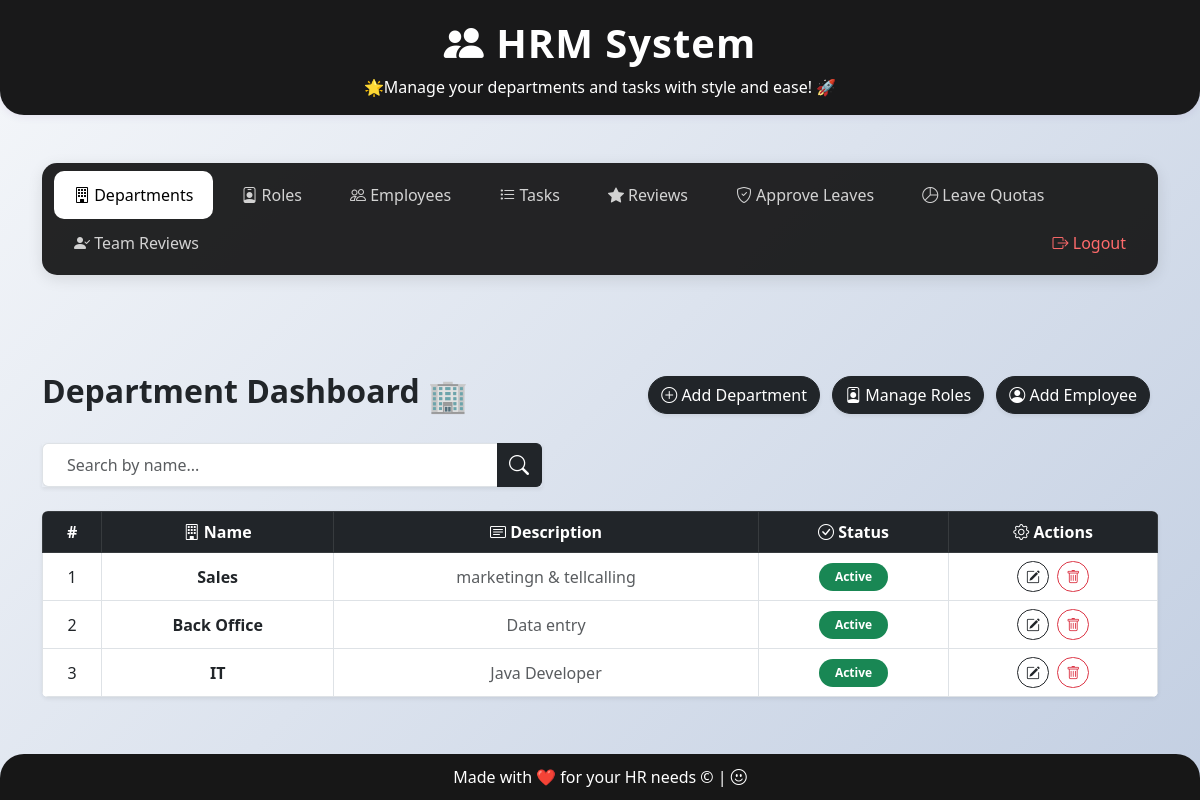
The page /departments/ (signed in) on the database as committed earlier.
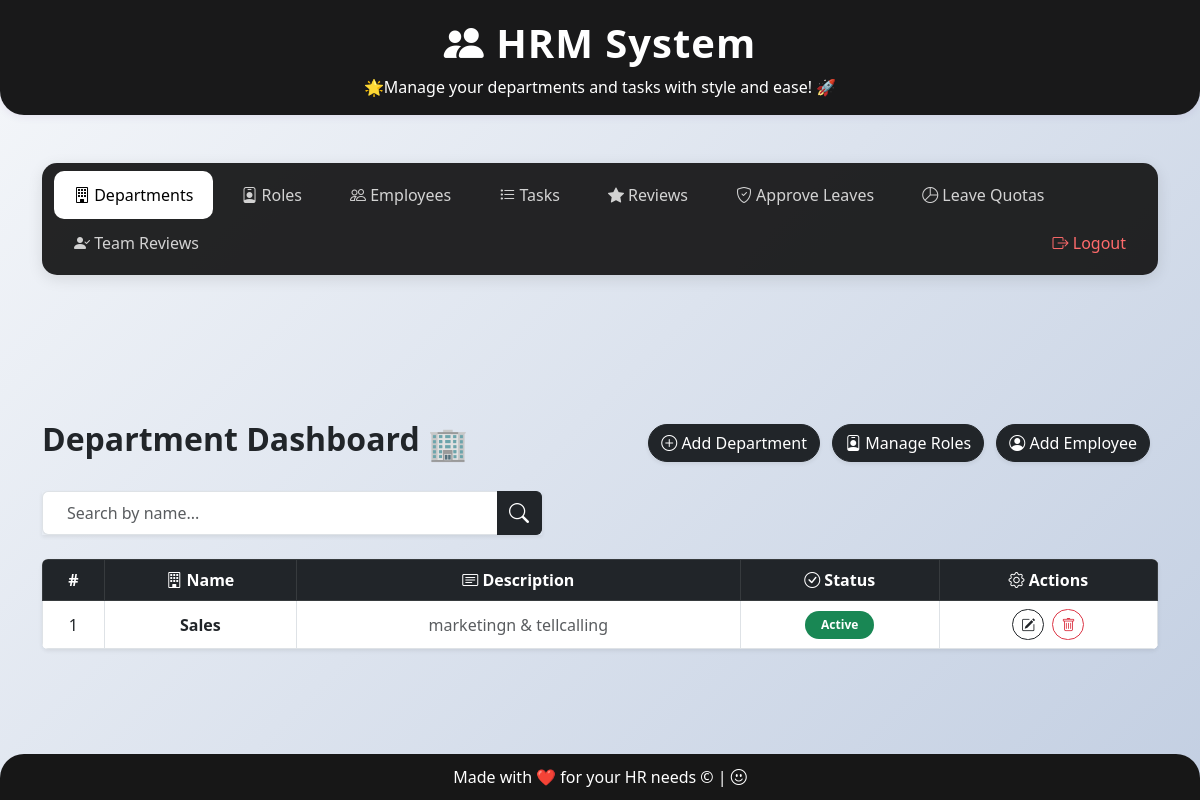
The same page on the database as committed later.
### department/models.py (models this page shows, shortened)
class Department(models.Model):
    id = models.BigAutoField(primary_key=True)
    dept_name = models.CharField(max_length=100)
    description = models.CharField(max_length=300)
    created_at = models.DateTimeField(auto_now_add=True)
    updated_at = models.DateTimeField(auto_now=True)
    status = models.BooleanField(default=True)

### department/views.py (the view)
    def wrapper(request, *args, **kwargs):
        if not is_admin_user(request):
            messages.error(request, 'Access denied. Admin privileges required.')
            return redirect('employee_login')
        return view_func(request, *args, **kwargs)

### department/views.py (called while the page is built)
def is_admin_user(request):
    return request.user.is_authenticated and request.user.is_superuser

def admin_only(view_func):
    def wrapper(request, *args, **kwargs):
        if not is_admin_user(request):
            messages.error(request, 'Access denied. Admin privileges required.')
            return redirect('employee_login')
        return view_func(request, *args, **kwargs)
    return wrapper

@admin_only
def department_dashboard(request):
    departments = Department.objects.filter(status=True)
    query = request.GET.get("search", "")
    if query:
        departments = departments.filter(
            dept_name__icontains=query
        ) | departments.filter(
            description__icontains=query
        )
    return render(request, "department/dashboard.html", {"departments": departments, "search": query})

### templates/department/dashboard.html
{% extends "base.html" %} {% block extra_head %}
<link
  rel="stylesheet"
  href="https://cdn.jsdelivr.net/npm/bootstrap-icons@1.10.5/font/bootstrap-icons.css"
/>
{% endblock %} {% block content %}
<div class="d-flex align-items-center justify-content-between mb-4">
  <div class="d-flex align-items-center">
    <h2 class="me-2 text-dark fw-bold">Department Dashboard</h2>
    <span class="fs-2">🏢</span>
  </div>
  <div>
    <a
      href="{% url 'add_department' %}"
      class="btn btn-dark shadow-sm me-2"
      style="border-radius: 30px"
    >
      <i class="bi bi-plus-circle"></i> Add Department
    </a>
    <a
      href="{% url 'role_dashboard' %}"
      class="btn btn-dark shadow-sm me-2"
      style="border-radius: 30px"
    >
      <i class="bi bi-person-badge"></i> Manage Roles
    </a>
    <a
      href="{% url 'employee_dashboard' %}"
      class="btn btn-dark shadow-sm me-2"
      style="border-radius: 30px"
    >
      <i class="bi bi-person-circle"></i> Add Employee
    </a>
  </div>
</div>
<form
  method="get"
  class="input-group mb-4 shadow-sm"
  style="max-width: 500px"
>
  <input
    type="text"
    name="search"
    value="{{ search }}"
    class="form-control px-4 py-2 border-end-0"
    placeholder="Search by name..."
    style="font-size: 1rem"
  />
  <button class="btn btn-dark border-start-0" type="submit">
    <i class="bi bi-search fs-5"></i>
  </button>
</form>
<div class="table-responsive rounded shadow-sm">
  <table
    class="table table-bordered table-hover align-middle mb-0"
    style="background-color: #ffffff"
  >
    <thead class="table-dark">
      <tr class="text-center">
        <th>#</th>
        <th><i class="bi bi-building"></i> Name</th>
        <th><i class="bi bi-card-text"></i> Description</th>
        <th><i class="bi bi-check-circle"></i> Status</th>
        <th><i class="bi bi-gear"></i> Actions</th>
      </tr>
    </thead>
    <tbody>
      {% for dept in departments %}
      <tr class="text-center">
        <td>{{ forloop.counter }}</td>
        <td class="fw-semibold text-capitalize text-dark">
          {{ dept.dept_name }}
        </td>
        <td class="text-muted">{{ dept.description }}</td>
        <td>
          {% if dept.status %}
          <span class="badge bg-success px-3 py-2 rounded-pill">Active</span>
          {% else %}
          <span class="badge bg-danger px-3 py-2 rounded-pill"
            >Inactive</span
          >
          {% endif %}
        </td>
        <td>
          <a
            href="{% url 'edit_department' dept.id %}"
            class="btn btn-sm btn-outline-dark rounded-pill me-1"
          >
            <i class="bi bi-pencil-square"></i>
          </a>
          <a
            href="{% url 'delete_department' dept.id %}"
            class="btn btn-sm btn-outline-danger rounded-pill"
          >
            <i class="bi bi-trash"></i>
          </a>
        </td>
      </tr>
      {% empty %}
      <tr>
        <td colspan="5" class="text-center text-muted py-4">
          😕 No departments found.
        </td>
      </tr>
      {% endfor %}
    </tbody>
  </table>
</div>
{% endblock %}

### templates/base.html (shortened to what this page needs)
<!DOCTYPE html>
<html lang="en">
  <head>
    <link
      href="https://cdn.jsdelivr.net/npm/bootstrap@5.3.0/dist/css/bootstrap.min.css"
      rel="stylesheet"
    />
    <link
      rel="stylesheet"
      href="https://cdn.jsdelivr.net/npm/bootstrap-icons@1.10.5/font/bootstrap-icons.css"
    />
    {% block extra_head %}{% endblock %}
  </head>
  <body>
    <div class="hrm-header text-center">
      <h1 style="font-weight: bold; letter-spacing: 1px">
        <i class="bi bi-people-fill"></i> HRM System
      </h1>
      <p class="mb-0">🌟Manage your departments and tasks with style and ease! 🚀</p>
    </div>
    {% if user.is_authenticated or request.session.employee_id %}
    {% if request.resolver_match.url_name != 'admin_login' and request.resolver_match.url_name != 'employee_login' and request.resolver_match.url_name != 'employee_signup' and request.resolver_match.url_name != 'password_reset_request' and request.resolver_match.url_name != 'password_reset_otp' and request.resolver_match.url_name != 'password_reset_new' and request.resolver_match.url_name != 'employee_dashboard' %}
    <div class="container mt-5">
      <ul class="nav nav-tabs mb-4">
        <li class="nav-item">
          <a class="nav-link {% if request.resolver_match.url_name == 'department_dashboard' %}active{% endif %}" href="{% url 'department_dashboard' %}">
            <i class="bi bi-building"></i> Departments
          </a>
        </li>
        <li class="nav-item">
          <a class="nav-link {% if request.resolver_match.url_name == 'role_dashboard' %}active{% endif %}" href="{% url 'role_dashboard' %}">
            <i class="bi bi-person-badge"></i> Roles
          </a>
        </li>
        <li class="nav-item">
          <a class="nav-link {% if request.resolver_match.url_name == 'employee_dashboard' %}active{% endif %}" href="{% url 'employee_dashboard' %}">
            <i class="bi bi-people"></i> Employees
          </a>
        </li>
        <li class="nav-item">
          <a class="nav-link {% if 'task' in request.resolver_match.url_name %}active{% endif %}" href="{% url 'task_dashboard' %}">
            <i class="bi bi-list-task"></i> Tasks
          </a>
        </li>
        <li class="nav-item">
          <a class="nav-link {% if 'review' in request.resolver_match.url_name %}active{% endif %}" href="{% url 'review_dashboard' %}">
            <i class="bi bi-star-fill"></i> Reviews
          </a>
        </li>
        {% if user.is_superuser %}
        <li class="nav-item">
          <a class="nav-link {% if request.resolver_match.url_name == 'admin_leave_dashboard' %}active{% endif %}" href="{% url 'admin_leave_dashboard' %}">
            <i class="bi bi-shield-check"></i> Approve Leaves
          </a>
        </li>
        <li class="nav-item">
          <a class="nav-link {% if request.resolver_match.url_name == 'leave_quota_dashboard' %}active{% endif %}" href="{% url 'leave_quota_dashboard' %}">
            <i class="bi bi-pie-chart"></i> Leave Quotas
          </a>
        </li>
        {% endif %}
        {% if user.is_superuser %}
        <li class="nav-item">
          <a class="nav-link {% if request.resolver_match.url_name == 'manager_review_dashboard' %}active{% endif %}" href="{% url 'manager_review_dashboard' %}">
            <i class="bi bi-person-check-fill"></i> Team Reviews
          </a>
        </li>
        {% endif %}
        <li class="nav-item ms-auto">
          <a class="nav-link text-danger" href="{% url 'custom_logout' %}">
            <i class="bi bi-box-arrow-right"></i> Logout
          </a>
        </li>
      </ul>
    </div>
    {% endif %}
    {% endif %}
    <div class="container pt-3">
       {% block content %}{% endblock %}
    </div>
    <div class="hrm-footer">
      <span
        >Made with ❤️ for your HR needs &copy; {{ now|date:'Y' }} |
        <i class="bi bi-emoji-smile"></i
      ></span>
    </div>
  </body>
</html>

### templates/base.html (style rules this page uses)
html { height: 100%; background: linear-gradient(135deg, #f5f7fa 0%, #c3cfe2 100%); background-attachment: fixed; background-repeat: no-repeat; background-size: cover; }
body { min-height: 100%; margin: 0; display: flex; flex-direction: column; background: transparent; }
body > .container { flex: 1 0 auto; }
.hrm-header { background: #19191a; color: #fff; padding: 1.2rem 0 1rem 0; border-radius: 0 0 24px 24px; box-shadow: 0 2px 8px rgba(75, 0, 130, 0.08); }
.hrm-footer { background: #171717; color: #fff; text-align: center; padding: 0.7rem 0; border-radius: 24px 24px 0 0; font-size: 1rem; flex-shrink: 0; }
.nav-tabs { border: none; background: rgba(25, 25, 26, 0.95); border-radius: 15px; padding: 0.5rem; box-shadow: 0 4px 15px rgba(0, 0, 0, 0.1); }
.nav-tabs .nav-link { color: rgba(255, 255, 255, 0.8); border: none; border-radius: 10px; margin: 0 0.25rem; padding: 0.75rem 1.25rem; font-weight: 500; transition: all 0.3s ease; background: transparent; }
.nav-tabs .nav-link.text-danger { color: #ff6b6b !important; }

Rows that differ between the two databases and show on the page:
removed Department: dept_name "Back Office", description "Data entry", status "Active"
removed Department: dept_name "IT", description "Java Developer", status "Active"
